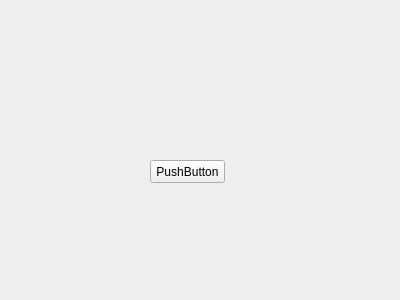
<?xml version="1.0" encoding="UTF-8"?>
<ui version="4.0">
 <class>widget</class>
 <widget class="QWidget" name="widget">
  <property name="geometry">
   <rect>
    <x>0</x>
    <y>0</y>
    <width>400</width>
    <height>300</height>
   </rect>
  </property>
  <property name="windowTitle">
   <string>Form</string>
  </property>
  <widget class="QPushButton" name="pushButton">
   <property name="geometry">
    <rect>
     <x>150</x>
     <y>160</y>
     <width>75</width>
     <height>23</height>
    </rect>
   </property>
   <property name="text">
    <string>PushButton</string>
   </property>
  </widget>
 </widget>
 <resources/>
 <connections/>
</ui>
